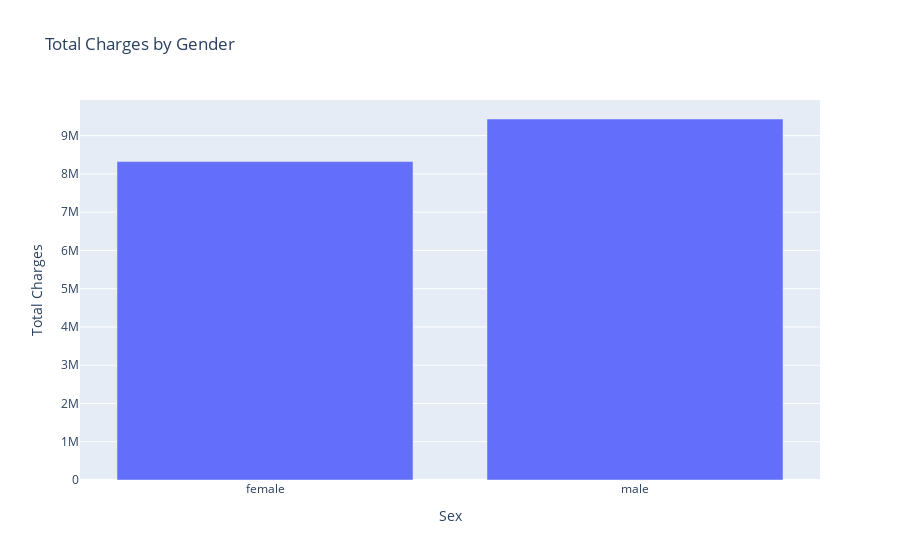

The cell this chart's notebook holds for it:
### Code cell
import plotly.graph_objects as go
data = pd.read_csv('insurance.csv')
grouped_data = data.groupby('sex')['charges'].sum()
fig = go.Figure(data=[go.Bar(x=grouped_data.index, y=grouped_data.values)])
fig.update_layout(
    title='Total Charges by Gender',
    xaxis=dict(title='Sex'),
    yaxis=dict(title='Total Charges')
)
fig.show()

### Figure 1 — Plotly figure (JSON) as saved in the notebook; plotly's stock layout.template omitted (floating-point values rounded to 4 significant figures)
{"data": [{"type": "bar", "x": ["female", "male"], "y": [8321000.0, 9435000.0]}], "layout": {"title": {"text": "Total Charges by Gender"}, "xaxis": {"title": {"text": "Sex"}}, "yaxis": {"title": {"text": "Total Charges"}}}}
